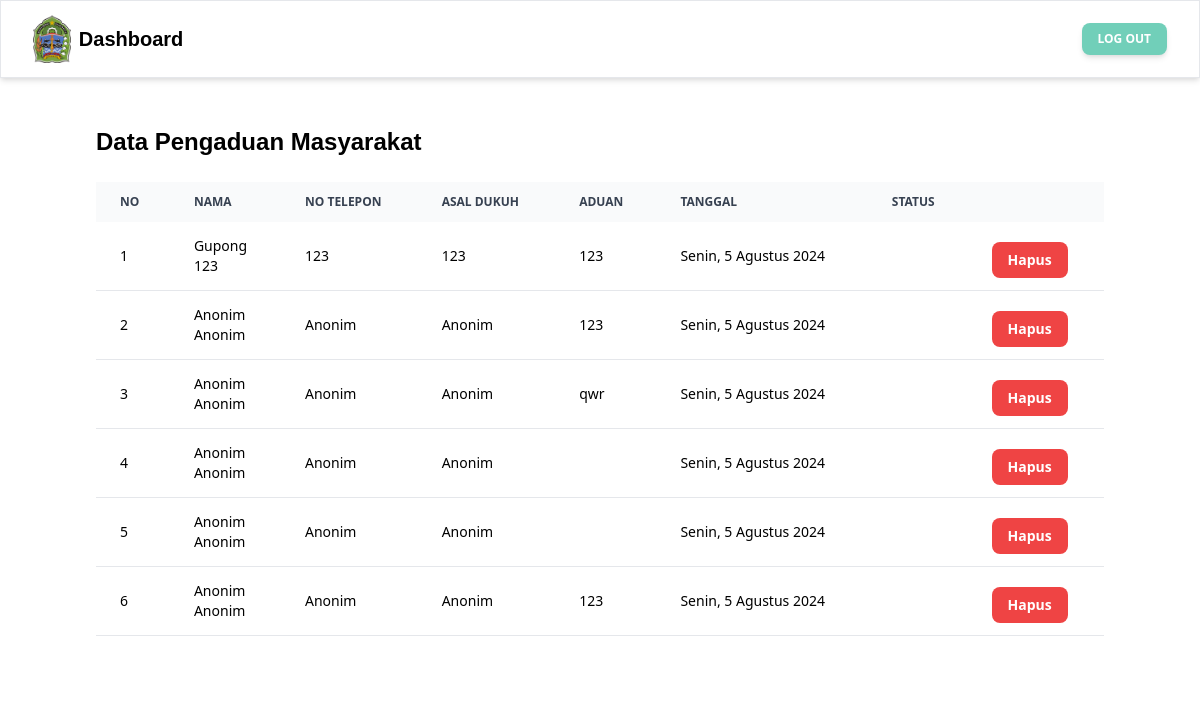
Screenshot of /dashboard.php (signed in) with the database file from the repository.
### tables this page shows
CREATE TABLE `pengaduan` (
  `pengaduanId` int(11) NOT NULL,
  `nama` varchar(255) NOT NULL,
  `nik` varchar(255) NOT NULL,
  `telepon` varchar(255) NOT NULL,
  `dukuh` varchar(255) NOT NULL,
  `isi` text NOT NULL,
  `tanggal` date NOT NULL DEFAULT current_timestamp()
);

### services/useCase/getPengaduan.php (called while the page is built)
<?php
require_once './services/db/connection.php';
function getPengaduan()
{
    global $conn;
    $sql = "SELECT * FROM pengaduan ORDER BY tanggal DESC";
    $result = $conn->query($sql);
    $pengaduan = [];
    if ($result->num_rows > 0) {
        while ($row = $result->fetch_assoc()) {
            $pengaduan[] = $row;
        }
    }
    return $pengaduan;
}

### services/useCase/formatDate.php (called while the page is built)
<?php
function formatDate($tanggal)
{
    $date = new DateTime($tanggal);
    $hariIndo = array(
        'Sunday' => 'Minggu',
        'Monday' => 'Senin',
        'Tuesday' => 'Selasa',
        'Wednesday' => 'Rabu',
        'Thursday' => 'Kamis',
        'Friday' => 'Jumat',
        'Saturday' => 'Sabtu'
    );
    $bulanIndo = array(
        1 => 'Januari',
        2 => 'Februari',
        3 => 'Maret',
        4 => 'April',
        5 => 'Mei',
        6 => 'Juni',
        7 => 'Juli',
        8 => 'Agustus',
        9 => 'September',
        10 => 'Oktober',
        11 => 'November',
        12 => 'Desember'
    );
    $hari = $hariIndo[$date->format('l')];
    $tanggal = $date->format('j');
    $bulan = $bulanIndo[(int)$date->format('n')];
    $tahun = $date->format('Y');
    return "$hari, $tanggal $bulan $tahun";
}

### dashboard.php (the view, shortened to what this page needs)
<?php
require_once 'services/useCase/getPengaduan.php';
require_once 'services/useCase/formatDate.php';
$pengaduanList = getPengaduan();
?>
<!DOCTYPE html>
<html lang="en">
<head>
  <link href="https://unpkg.com/tailwindcss@^2/dist/tailwind.min.css" rel="stylesheet" />
  <link rel="stylesheet" href="./src/style/global.css" />
</head>
<body class="bg-white flex flex-col">
  <nav class="sticky top-0 z-50 block w-full max-w-full px-4 py-1 text-black bg-white border rounded-none shadow-md border-white/80 lg:px-8 lg:py-2">
    <div class="flex items-center justify-between text-blue-gray-900">
      <a href="../#hero" class="mr-4 block cursor-pointer py-1.5 font-sans text-base font-medium leading-relaxed text-inherit antialiased flex items-center gap-2">
        <img src="./src/images/kabKidul.png" class="w-auto h-12" />
        <span class="hidden lg:inline-block font-poppins text-xl font-bold">Dashboard</span>
      </a>
      <div class="flex items-center gap-4">
        <div class="flex items-center gap-x-1">
          <form id="logoutForm" method="post" action="services/useCase/logout.php">
            <button type="submit" class="select-none rounded-lg bg-primary py-2 px-4 text-center align-middle font-sans text-xs font-bold uppercase text-white shadow-md shadow-gray-900/10 transition-all hover:shadow-lg hover:shadow-gray-900/20 active:opacity-[0.85] disabled:pointer-events-none disabled:opacity-50 disabled:shadow-none lg:inline-block cursor-pointer">
              <span>Log Out</span>
            </button>
          </form>
        </div>
      </div>
    </div>
  </nav>
  <section id="dashboard" class="w-full min-h-[80vh] z-10">
    <div class="flex flex-col gap-6 bg-white px-6 md:px-12 lg:px-24 py-12 relative overflow-x-auto">
      <h2 class="text-2xl font-bold font-poppins">
        Data Pengaduan Masyarakat
      </h2>
      <table class="w-full text-sm text-left rtl:text-right text-gray-500 dark:text-gray-400">
        <thead class="text-xs text-gray-700 uppercase bg-gray-50 dark:bg-gray-700 dark:text-gray-400">
          <tr>
            <th scope="col" class="px-6 py-3">No</th>
            <th scope="col" class="px-6 py-3">Nama</th>
            <th scope="col" class="px-6 py-3">No Telepon</th>
            <th scope="col" class="px-6 py-3">Asal Dukuh</th>
            <th scope="col" class="px-6 py-3">Aduan</th>
            <th scope="col" class="px-6 py-3">Tanggal</th>
            <th scope="col" class="px-6 py-3">Status</th>
            <th scope="col" class="px-6 py-3"></th>
          </tr>
        </thead>
        <tbody>
          <?php foreach ($pengaduanList as $index => $pengaduan) : ?>
            <tr class="bg-white border-b text-black">
              <td scope="row" class="px-6 py-3"><?php echo $index + 1; ?></td>
              <td scope="row" class="px-6 py-3">
                <div class="font-medium">
                  <?php echo htmlspecialchars($pengaduan['nama']); ?>
                </div>
                <div>
                  <?php echo htmlspecialchars($pengaduan['nik']); ?>
                </div>
              </td>
              <td scope="row" class="px-6 py-3"><?php echo htmlspecialchars($pengaduan['telepon']); ?></td>
              <td scope="row" class="px-6 py-3"><?php echo htmlspecialchars($pengaduan['dukuh']); ?></td>
              <td scope="row" class="px-6 py-3"><?php echo htmlspecialchars($pengaduan['isi']); ?></td>
              <td scope="row" class="px-6 py-3"><?php echo formatDate(htmlspecialchars($pengaduan['tanggal'])); ?></td>
              <td scope="row" class="px-6 py-3">
              </td>
              <td scope="row" class="px-6 py-3">
                <button class="bg-red-500 text-white font-bold rounded-lg px-4 py-2 mt-2" onclick="confirmDelete(<?php echo $pengaduan['pengaduanId']; ?>)">
                  Hapus
                </button>
              </td>
            </tr>
          <?php endforeach; ?>
        </tbody>
      </table>
    </div>
  </section>
</body>
</html>

### src/style/global.css (style rules this page uses)
:root { --primary: #71cfb9; --secondary: #fac441; --accent: #556080; }
.bg-primary { background-color: var(--primary); }
.font-poppins { font-family: "Poppins", sans-serif; }

### rows the page displays
pengaduan: nama "Gupong", nik "123", telepon "123", dukuh "123", isi "123", tanggal "Senin, 5 Agustus 2024"
pengaduan: nama "Anonim", nik "Anonim", telepon "Anonim", dukuh "Anonim", isi "123", tanggal "Senin, 5 Agustus 2024"
pengaduan: nama "Anonim", nik "Anonim", telepon "Anonim", dukuh "Anonim", isi "qwr", tanggal "Senin, 5 Agustus 2024"
pengaduan: nama "Anonim", nik "Anonim", telepon "Anonim", dukuh "Anonim", tanggal "Senin, 5 Agustus 2024"
pengaduan: nama "Anonim", nik "Anonim", telepon "Anonim", dukuh "Anonim", tanggal "Senin, 5 Agustus 2024"
pengaduan: nama "Anonim", nik "Anonim", telepon "Anonim", dukuh "Anonim", isi "123", tanggal "Senin, 5 Agustus 2024"
